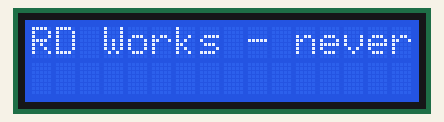
The sketch below on a simulated Arduino Uno, built with avr-gcc and run on an emulated ATmega328P. Parts: 16×2 character LCD.

Above: at 0.21 s.
At 1.13 s:
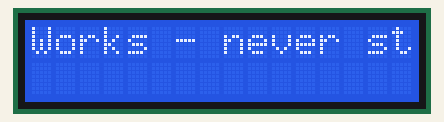
At 2.04 s:
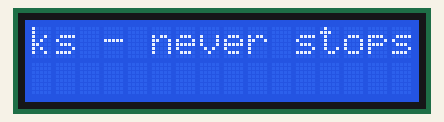
At 3.87 s:
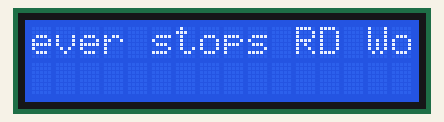
At 5.7 s:
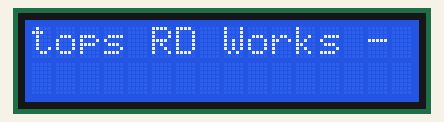
At 7.83 s:
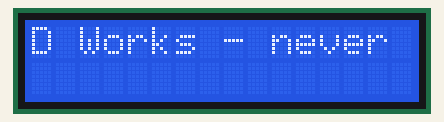

Measured:
- by itself, everything shown: repeats every 7.3 s, in 23 steps

The sketch:

my_screen.ino
```cpp
#include <LiquidCrystal.h>

// Inicializa la biblioteca de LCD con los números de los pines de interfaz
LiquidCrystal lcd(7, 8, 9, 10, 11, 12);

const int screenWidth = 16;
const String message = "RD Works - never stops ";

void setup() {
  // Configura el número de columnas y filas del LCD:
  lcd.begin(screenWidth, 2);
}

void loop() {
  String displayMessage = message + message.substring(0, screenWidth); // Asegura una transición suave
  for (int i = 0; i < displayMessage.length() - screenWidth + 1; i++) {
    lcd.clear();
    lcd.setCursor(0, 0);
    lcd.print(displayMessage.substring(i, i + screenWidth));
    delay(300);
  }
}
```
